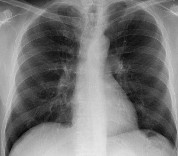
#> input picture 65_1.jpg, 178 x 156 px
$ jupyter execute LBP_single-image-preprocessing.ipynb
#> lines starting #> are read from the running program, lines starting #| are printed output that depends on the picture
[cell 1]
import numpy as np
import matplotlib.pyplot as plt      # importing the matplotlib and cv2 for plottig and reading the image file
import cv2

[cell 2]
img= cv2.imread("65_1.jpg")
#> img is the input picture: shape (156, 178, 3); min 7, max 233, mean 118.3
gray_img=cv2.cvtColor(img,cv2.COLOR_BGR2GRAY)
# Window name in which image is displayed
window_name = 'image'

# Using cv2.imshow() method
# Displaying the image
cv2.imshow(window_name, gray_img)

#waits for user to press any key
#(this is necessary to avoid Python kernel form crashing)
cv2.waitKey(0)

#closing all open windows
cv2.destroyAllWindows()
#cv2_imshow(gray_img)

[cell 3]
def Binarypattern(im):                               # creating function to get local binary pattern
    img= np.zeros_like(im)
    n=3                                              # taking kernel of size 3*3
    for i in range(0,im.shape[0]-n):                 # for image height
      for j in range(0,im.shape[1]-n):               # for image width
            x  = im[i:i+n,j:j+n]                     # reading the entire image in 3*3 format
            center       = x[1,1]                    # taking the center value for 3*3 kernel
            img1        = (x >= center)*1.0          # checking if neighbouring values of center value is greater or less than center value
            img1_vector = img1.T.flatten()           # getting the image pixel values
            img1_vector = np.delete(img1_vector,4)
            digit = np.where(img1_vector)[0]
            if len(digit) >= 1:                     # converting the neighbouring pixels according to center pixel value
                num = np.sum(2**digit)              # if n> center assign 1 and if n<center assign 0
            else:                                   # if 1 then multiply by 2^digit and if 0 then making value 0 and aggregating all the values of kernel to get new center value
                num = 0
            img[i+1,j+1] = num
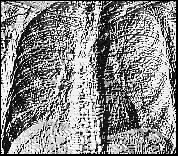
#> img: shape (156, 178); min 0, max 255, mean 135.8
    return(img)

[cell 4]
imgLBP=Binarypattern(gray_img)             # calling the LBP function using gray image
vectorLBP = imgLBP.flatten()               # for histogram using the vector form of image pixels
fig=plt.figure(figsize=(20,8))             #subplotting the gray, LBP and histogram
ax  = fig.add_subplot(1,3,1)
ax.imshow(gray_img)
ax.set_title("gray scale image")
ax  = fig.add_subplot(1,3,2)
ax.imshow(imgLBP,cmap="gray")
ax.set_title("LBP converted image")
ax  = fig.add_subplot(1,3,3)
freq,lbp, _ = ax.hist(vectorLBP,bins=2**8)
#> freq = 256 values, max 1942 at index 0, min 1 at index 50, mean 108.5; lbp = 257 values from 0 to 255
ax.set_ylim(0,40000)
lbp = lbp[:-1]
#> lbp = 256 values from 0 to 254
## print the LBP values when frequencies are high
largeTF = freq > 5000
for x, fr in zip(lbp[largeTF],freq[largeTF]):
     ax.text(x,fr, "{:6.0f}".format(x),color="magenta")
#> this loop made 0 passes
ax.set_title("LBP histogram")
plt.show()
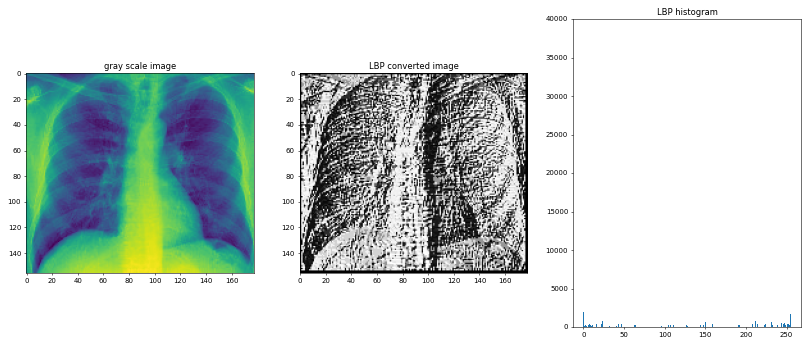
#> figure drawn by matplotlib, 3 panels; panel 3: tallest bar 1942 high, from x = 0 to 0.996

[cell 5]
filename = "65_1_LBP"  + ".jpg"
cv2.imwrite(filename, imgLBP)
#> Out = True

$ run again, with 1.jpg copied over 65_1.jpg
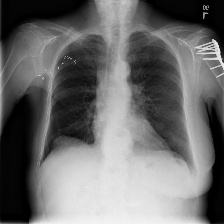
#> input picture 1.jpg, 224 x 224 px
#> img is the input picture: shape (224, 224, 3); min 0, max 243, mean 108.6
#> after the loop in Binarypattern, `for i in range(0,im.shape[0]-n):`:
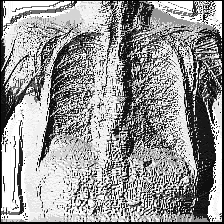
#> img: shape (224, 224); min 0, max 255, mean 150.9
#> `freq,lbp, _ = ax.hist(vectorLBP,bins=2**8)`: freq = 256 values, max 6310 at index 255, min 3 at index 90, mean 196; lbp = 257 values from 0 to 255
#> `lbp = lbp[:-1]`: lbp = 256 values from 0 to 254
#> the loop `for x, fr in zip(lbp[largeTF],freq[largeTF]):` made 1 pass
#> (x, fr) on pass 1: (254, 6310)
#> `plt.show()`:
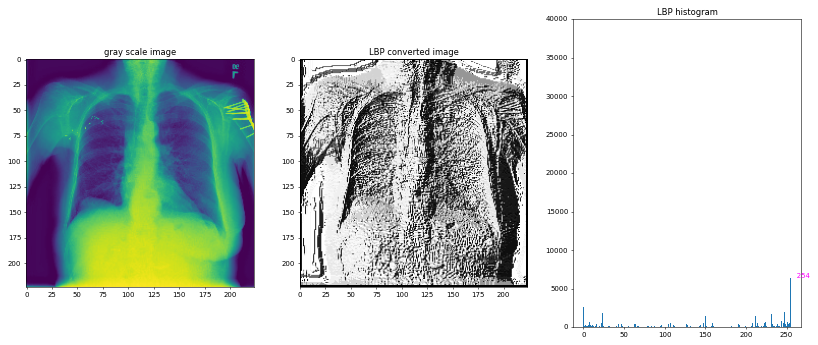
#> figure drawn by matplotlib, 3 panels; panel 3: tallest bar 6310 high, from x = 254 to 255
#> Out = True

$ run again, with 1_LBP.jpg copied over 65_1.jpg
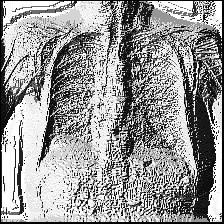
#> input picture 1_LBP.jpg, 224 x 224 px
#> img is the input picture: shape (224, 224, 3); min 0, max 255, mean 150.9
#> after the loop in Binarypattern, `for i in range(0,im.shape[0]-n):`:
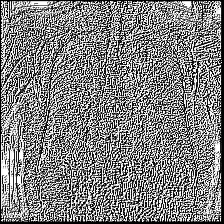
#> img: shape (224, 224); min 0, max 255, mean 128.6
#> `freq,lbp, _ = ax.hist(vectorLBP,bins=2**8)`: freq = 256 values, max 5934 at index 255, min 42 at index 218, mean 196; lbp = 257 values from 0 to 255
#> `lbp = lbp[:-1]`: lbp = 256 values from 0 to 254
#> the loop `for x, fr in zip(lbp[largeTF],freq[largeTF]):` made 2 passes
#> (x, fr) on passes 1 to 2: (0, 5502), (254, 5934)
#> `plt.show()`:
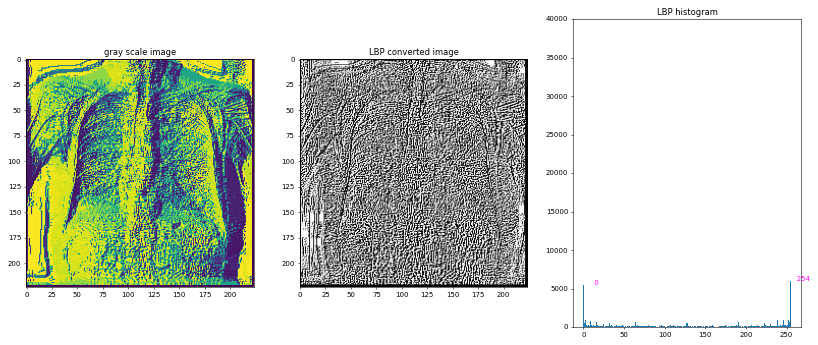
#> figure drawn by matplotlib, 3 panels; panel 3: tallest bar 5934 high, from x = 254 to 255
#> Out = True
